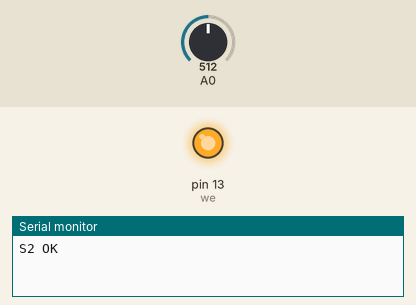
The sketch below on a simulated Arduino Uno, built with avr-gcc and run on an emulated ATmega328P. Parts: output pins drawn as LEDs (lit = HIGH), the last lines printed to the serial monitor. The inputs (shaded band) are chosen by the test bench; at power-on: A0 = 512.

Above: at 0.03 s.
At 1.2 s:
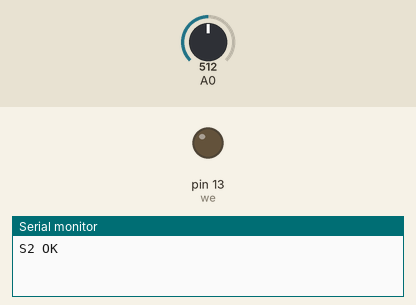
1.3 s: A0 set to 716
At 2.2 s:
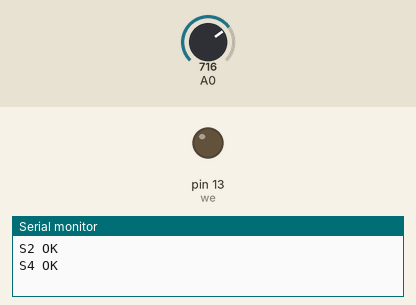
Timing chart, 0 to 4.3 s (numbered marks = the images above; inputs shaded):
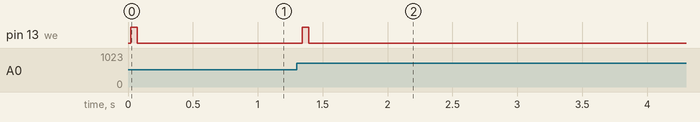

The sketch:

BTE16_17TEST.ino
```cpp
//ADKeyboard Module
int adc_key_val[5] ={100,600, 740,  810, 900 };
int NUM_KEYS = 5;
int adc_key_in;
int key=-1;
int oldkey=-1;
void setup()
{
  pinMode(13, OUTPUT);  //we'll use the debug LED to output a heartbeat
  Serial.begin(9600); // 9600 bps
}
void loop()
{
  adc_key_in = analogRead(0);    // read the value from the sensor
  digitalWrite(13,LOW);
  key = get_key(adc_key_in);  // convert into key press

  if (key != oldkey)   // if keypress is detected
   {
    delay(20);  // wait for debounce time
    adc_key_in = analogRead(0);    // read the value from the sensor
    key = get_key(adc_key_in);    // convert into key press
    if (key != oldkey)
    {
      oldkey = key;
      if (key >=0){
        digitalWrite(13,HIGH);
        switch(key)
        {
           case 0:Serial.println("S1 OK");
                  break;
           case 1:Serial.println("S2 OK");
                  break;
           case 2:Serial.println("S4 OK");
                  break;
           case 3:Serial.println("S3 OK");
                  break;
           case 4:Serial.println("S5 OK");
                  break;
        }
      }
    }
  }
 delay(50);
}
// Convert ADC value to key number
int get_key(unsigned int input)
{
    int k;
    for (k = 0; k < NUM_KEYS; k++)
    {
      if (input <= adc_key_val[k])
     {
            return k;
        }
   }
       if (k >= NUM_KEYS)k = -1;  // No valid key pressed
       return k;
}
```

Measured:
- after the input at 1.3 s, pin 13 (we): LOW → HIGH at once, → LOW 0.05 s later
